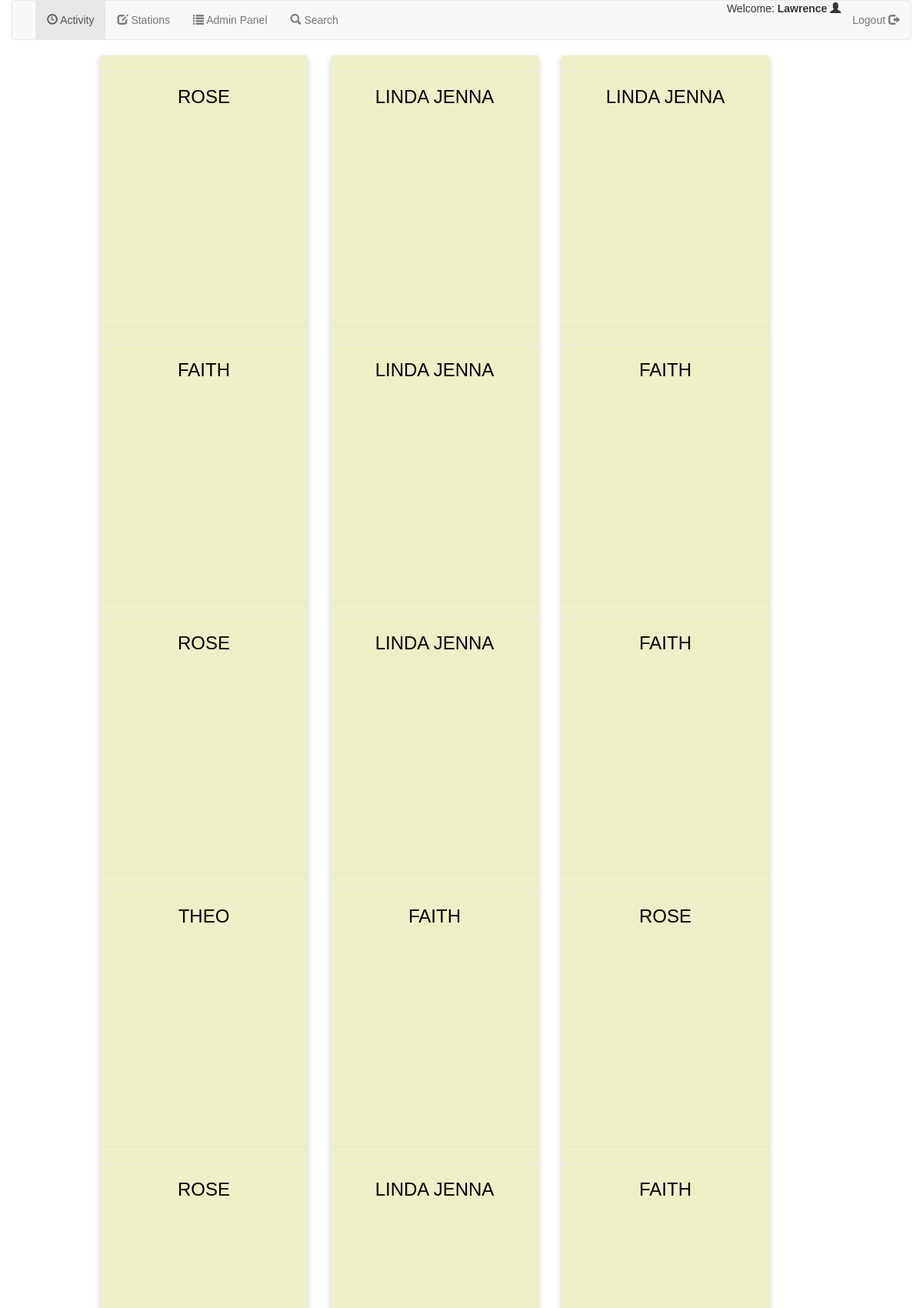
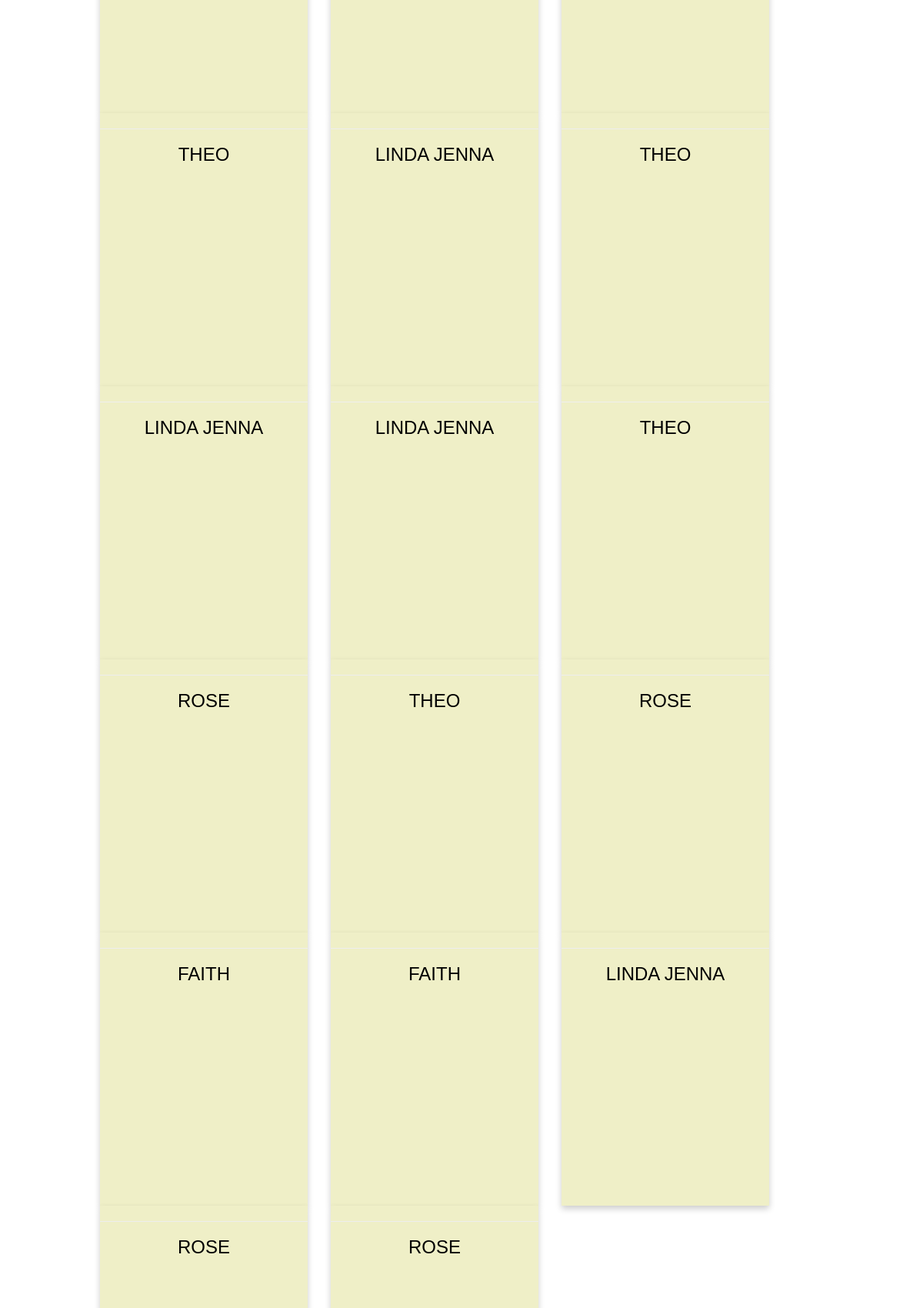
/active.php (signed in, upper part), run on the app's committed database (2 pictures, top to bottom).
### tables this page shows
CREATE TABLE `done` (
  `ID` int(255) NOT NULL,
  `Client` varchar(255) NOT NULL,
  `Phone` varchar(10) NOT NULL,
  `Timebooked` timestamp NULL DEFAULT NULL,
  `Artist` varchar(255) NOT NULL,
  `Timespent` int(255) NOT NULL,
  `Amount` int(255) NOT NULL,
  `Status` varchar(255) NOT NULL DEFAULT 'Pending'
);

### active.php (the view, shortened to what this page needs)
<?php
include 'databaseconfig.php';
?>
<!DOCTYPE html>
<html lang="en" dir="ltr">
<head>
  <link rel="stylesheet" href="Resources/Bootstrap/css/bootstrap.css">
  <link rel="stylesheet" href="jeav.css">
</head>
  <body>
<div class="container-fluid">
  <nav class="navbar navbar-default">
  <div class="container-fluid">
  <div class="navbar-header">
   <a class="navbar-brand" href="#">
   </a>
  </div>
  <ul class="nav navbar-nav">
   <li class="active"><a href="active.php"><span class="glyphicon glyphicon-time"></span> Activity</a></li>
   <li><a href="station.php"> <span class="glyphicon glyphicon-edit"></span> Stations</a></li>
   <li><a href="adminpanel.php"> <span class="glyphicon glyphicon-list"></span> Admin Panel</a></li>
   <li><a href="search.php"><span class="glyphicon glyphicon-search"></span> Search</a></li>
  </ul>
  <ul class="nav navbar-nav navbar-right">
    <li>Welcome:<strong> <?php echo $_SESSION['username']; ?></strong> <span class="glyphicon glyphicon-user"></span></li>
    <li> <a href="logout.php">
            Logout <span class="glyphicon glyphicon-log-out"></span></a> </li> </ul>
  </div>
  </nav>
<div class="row">
  <div class="col-lg-1 cok-sm-1 col-md-1">
  </div>
  <div class="col-lg-10 col-md-10 col-sm-10">
<?php
$result=mysqli_query($conn,"SELECT * FROM done where Status='Pending'");
while ($row=mysqli_fetch_assoc($result)) {
$btime=strtotime($row['Timebooked']);
$ctime=strtotime(date('Y-m-d H:i:s'));
$ctime2=$ctime+10800;
$elapsed=($ctime2-$btime)/60;
$elapsed2=round($elapsed,0);
 $ID=$row['ID'];
if ($elapsed2>90) {
  $diff1=$elapsed2-90;
  $extra=$diff1*40;
  $pay=2500+$extra;
}
else {
  $pay=2500;
}
  echo '<div class="flip-card">
   <div class="flip-card-inner">
     <div class="flip-card-front">
       <hr height="110">
<h3>'.$row['Artist'].'</h3>
  </div>
     <div class="flip-card-back">
       <h4>Booth:</h4>'.$row['Artist'].'
       <h4>Client:</h4>'.$row['Client'].'
       <h4>Start Time:</h4>'.$row['Timebooked'].'
       <h4>Elapsed Time:</h4>'.$elapsed2.' Minutes
       <h4>Total Pay:</h4> Ksh. '.$pay.'.
       <br>
       <form class="form-group" action="transition.php" method="post">
         <input type="number" hidden name="elapsed" value='.$elapsed2.'>
         <input type="text" hidden name="ID" value='.$ID.' >
         <input type="text" hidden name="amount" value='.$pay.' >
         <input type="text" hidden name="complete" value="Complete">
            <a href="transition.php?ID='.$ID.'">
  <input type="submit" name="submit" class="btn btn-lg btn-success"  value="Stop">
            </a>
              </form>
     </div>
   </div>
 </div>';
 }
?>
</div>
<div class="col-lg-1 col-md-1 col-sm-1">
</div>
</div>
</div>
  </body>
</html>

### active.php (style rules this page uses)
body { font-family: Arial, Helvetica, sans-serif; }
.flip-card { background-color: transparent; width: 300px; height: 355px; margin: auto; float: left; padding: inherit; perspective: 1000px; }
.flip-card-inner { position: relative; width: 100%; height: 100%; text-align: center; transition: transform 0.8s; transform-style: preserve-3d; box-shadow: 0 4px 8px 0 rgba(0,0,0,0.2); }
.flip-card-front, .flip-card-back { position: absolute; width: 100%; height: 100%; -webkit-backface-visibility: hidden; backface-visibility: hidden; }
.flip-card-front { background-color: #efefc7; color: black; }
.flip-card-back { background-color: #b5933c; color: white; transform: rotateY(180deg); }

### data on the page
done: Artist "ROSE"
done: Artist "LINDA JENNA"
done: Artist "LINDA JENNA"
done: Artist "FAITH"
done: Artist "LINDA JENNA"
done: Artist "FAITH"
done: Artist "ROSE"
done: Artist "LINDA JENNA"
done: Artist "FAITH"
done: Artist "THEO"
done: Artist "FAITH"
done: Artist "ROSE"
done: Artist "ROSE"
done: Artist "LINDA JENNA"
done: Artist "FAITH"
done: Artist "THEO"
done: Artist "LINDA JENNA"
done: Artist "THEO"
done: Artist "LINDA JENNA"
done: Artist "LINDA JENNA"
done: Artist "THEO"
done: Artist "ROSE"
done: Artist "THEO"
done: Artist "ROSE"
done: Artist "FAITH"
done: Artist "FAITH"
done: Artist "LINDA JENNA"
done: Artist "ROSE"
done: Artist "ROSE"

### other printed values
$_SESSION['username'] "Lawrence"
